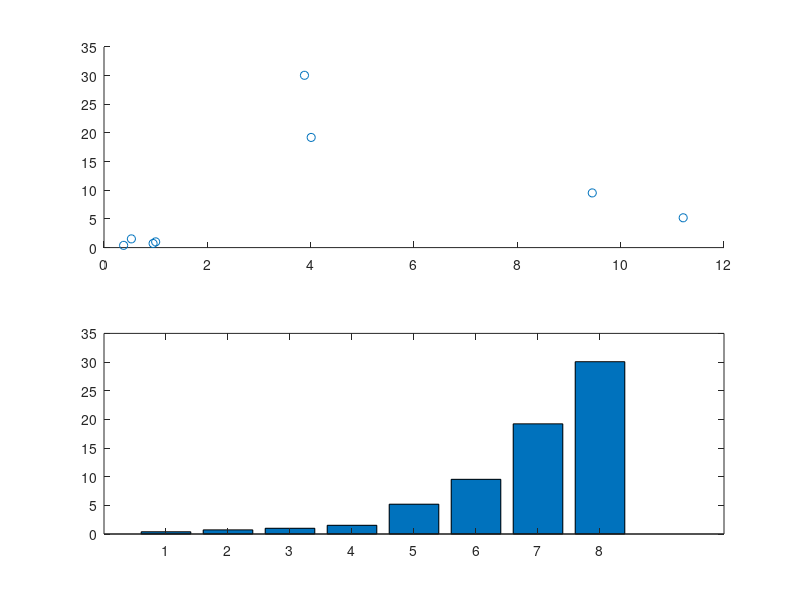

Here is the MATLAB script that generated this plot:
% Author Name: Tyler Ardito
% Email: ardito86@students.rowan.edu
% Course: MATLAB Programming - Fall 2024
% Assignment: Homework 2 ex 3
% Date: 10/11

%Solar System Visualization

%first we need to write a vector for planet distances to the sun in Au
planet_distances = [0.39, 0.72, 1, 1.52, 5.20, 9.54, 19.22, 30.06];

planet_sizes = [0.38, 0.95, 1, 0.53, 11.21, 9.45, 4.01, 3.88];


subplot(2,1,1)
scatter(planet_sizes, planet_distances)

subplot(2,1,2)
bar(planet_distances)
shg